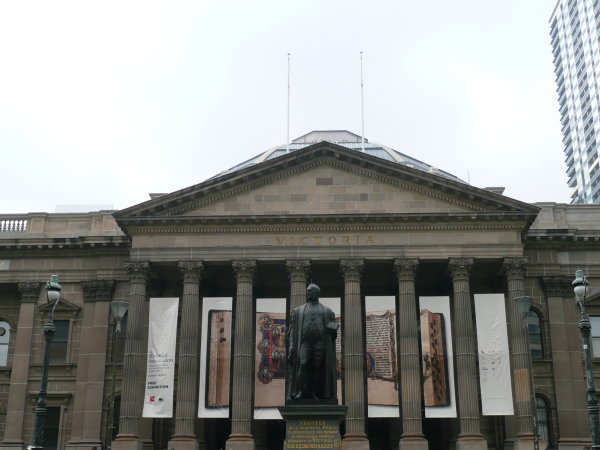
#> input picture Phase1/Data/Train/Set1/1.jpg, 600 x 450 px; its folder holds 3 pictures in this run
$ python Wrapper.py
#> lines starting #> are read from the running program, lines starting #| are printed output that depends on the picture; after the words box and inside, x2 and y2 are one past the last pixel; in counts of white or black regions, pixels touching at a corner belong together
### Phase1/Code/helper.py
import numpy as np
import cv2 as cv
from matplotlib import pyplot as plt
from skimage.feature import peak_local_max
import random
import argparse

def extract_features(img, x_coords, y_coords, patch_size=40):
    if len(img.shape) == 3:
        gray = cv.cvtColor(img, cv.COLOR_BGR2GRAY)
    else:
        gray = img.copy()

    features = []
    offset = patch_size // 2
    # Padding to account for corners
    padded_img = cv.copyMakeBorder(gray, offset, offset, offset, offset, cv.BORDER_REFLECT)

    for x, y in zip(x_coords, y_coords):
        # Shift coords from padding
        padded_x, padded_y = int(x) + offset, int(y) + offset

        # Take a patch of size 40x40 centered around the keypoint
        patch = padded_img[padded_y - offset : padded_y + offset, padded_x - offset : padded_x + offset]

        # Apply Gaussian blur
        blurred = cv.GaussianBlur(patch, (5, 5), 0)

        # Sub-sample the blurred output to 8x8
        sub_sampled = cv.resize(blurred, (8, 8), interpolation=cv.INTER_AREA)

        # Reshape to obtain a 64x1 vector
        vector = sub_sampled.flatten()

        #  Standardize the vector (zero mean, variance of 1)
        mean = np.mean(vector)
        std = np.std(vector)

        if std == 0:
            std = 1e-5

        standardized_vector = (vector - mean) / std

        features.append(standardized_vector)

    return np.array(features)

def apply_anms(corner_img, N_best):
    # Find all local maxima using peak_local_max
    coordinates = peak_local_max(corner_img, min_distance=1, threshold_rel=0.01)

    # (x,y)coordinates of local maxima
    y_coords = coordinates[:, 0]
    x_coords = coordinates[:, 1]
    scores = corner_img[y_coords, x_coords]

    N_strong = len(scores)

    # Initialize r_i = infinity for i = [1 : N_strong]
    r = np.full(N_strong, np.inf)

    for i in range(N_strong):
        better_points_idx = np.where(scores > scores[i])[0]

        if len(better_points_idx) > 0:
            dx = x_coords[better_points_idx] - x_coords[i]
            dy = y_coords[better_points_idx] - y_coords[i]
            ed = dx**2 + dy**2
            r[i] = np.min(ed)

    best_indices = np.argsort(r)[::-1][:N_best]
    best_x = x_coords[best_indices]
    best_y = y_coords[best_indices]

    return best_x, best_y

def match_features(features1, features2, x1, y1, x2, y2, ratio_thresh=0.8):
    matches = []

    cv_kp1 = [cv.KeyPoint(float(x), float(y), 1) for x, y in zip(x1, y1)]
    cv_kp2 = [cv.KeyPoint(float(x), float(y), 1) for x, y in zip(x2, y2)]

    for i in range(len(features1)):
        diff = features1[i] - features2

        # Calculate SSD for this single point against all points in Image 2
        distances = np.sum(diff ** 2, axis=1)

        # Get the indices of the sorted distances (lowest to highest)
        sorted_indices = np.argsort(distances)

        best_idx = sorted_indices[0]
        second_best_idx = sorted_indices[1]

        best_dist = distances[best_idx]
        second_best_dist = distances[second_best_idx]

        # Take the ratio of best match to second best match
        if (best_dist / (second_best_dist + 1e-5)) < ratio_thresh:
            match = cv.DMatch(_queryIdx=i, _trainIdx=best_idx, _distance=best_dist)
            matches.append(match)

    return cv_kp1, cv_kp2, matches


def apply_ransac(matches, kp1, kp2, N_max=2000, tau=5.0):
    """
    RANSAC algorithm to estimate robust homography and reject outliers.
    """
    # Extract coordinates from the DMatch objects
    src_pts = np.float32([kp1[m.queryIdx].pt for m in matches])
    dst_pts = np.float32([kp2[m.trainIdx].pt for m in matches])

    num_matches = len(matches)
    max_inliers = 0
    best_inliers_idx = []

    src_pts_homogeneous = np.column_stack((src_pts, np.ones(num_matches)))

    for i in range(N_max):
        # Select four feature pairs at random
        idx = random.sample(range(num_matches), 4)
        p1 = src_pts[idx]
        p2 = dst_pts[idx]

        # Compute homography H between the previously picked point pairs
        H = cv.getPerspectiveTransform(p1, p2)

        # Compute Sum of Squared Differences (SSD)
        transformed_pts = np.dot(H, src_pts_homogeneous.T).T

        epsilon = 1e-8
        transformed_x = transformed_pts[:, 0] / (transformed_pts[:, 2] + epsilon)
        transformed_y = transformed_pts[:, 1] / (transformed_pts[:, 2] + epsilon)
        transformed_pts_2d = np.column_stack((transformed_x, transformed_y))

        ssd = np.sum((dst_pts - transformed_pts_2d) ** 2, axis=1)

        # Compute inliers where SSD < tau
        inlier_idx = np.where(ssd < tau)[0]

        # Keep largest set of inliers
        if len(inlier_idx) > max_inliers:
            max_inliers = len(inlier_idx)
            best_inliers_idx = inlier_idx

    #  Re-compute least-squares H estimate on all of the inliers
    best_src_pts = src_pts[best_inliers_idx]
    best_dst_pts = dst_pts[best_inliers_idx]
    final_H, _ = cv.findHomography(best_src_pts, best_dst_pts, 0)
    inlier_matches = [matches[i] for i in best_inliers_idx]

    return final_H, inlier_matches

def cylindrical_warp(img, focal_length):
    h, w = img.shape[:2]
    x_c = w / 2.0
    y_c = h / 2.0

    x_cyl, y_cyl = np.meshgrid(np.arange(w), np.arange(h))

    theta = (x_cyl - x_c) / focal_length

    # Inverse mapping
    x_flat = focal_length * np.tan(theta) + x_c
    y_flat = (y_cyl - y_c) / np.cos(theta) + y_c

    map_x = x_flat.astype(np.float32)
    map_y = y_flat.astype(np.float32)

    # remap
    warped_img = cv.remap(img, map_x, map_y, interpolation=cv.INTER_LINEAR, borderMode=cv.BORDER_CONSTANT)

    return warped_img

### Phase1/Code/Wrapper.py
#!/usr/bin/evn python

"""
CMSC733 Spring 2019: Classical and Deep Learning Approaches for
Geometric Computer Vision
Project1: MyAutoPano: Phase 1 Starter Code

Author(s):
Chahat Deep Singh (chahat@terpmail.umd.edu)
PhD Student in Computer Science,
University of Maryland, College Park

Nitin J. Sanket (nitinsan@terpmail.umd.edu)
PhD Candidate in Computer Science,
University of Maryland, College Park
"""

# Code starts here:
import os
import gc
import helper
import numpy as np
import cv2 as cv
from matplotlib import pyplot as plt
from skimage.feature import peak_local_max
import argparse
# Add any python libraries here

#

def main():
	# Add any Command Line arguments here
	Parser = argparse.ArgumentParser()
	Parser.add_argument('--imgpath', default="../Data/Train/Set1", help='Include the image path')
	Args = Parser.parse_args()
	imgpath = Args.imgpath

	"""
	Read a set of images for Panorama stitching

	"""

	files = sorted([os.path.join(imgpath, f) for f in os.listdir(imgpath)])

	images = []
	for file in files:
		img = cv.imread(file)
#> img is the input picture: shape (450, 600, 3); mean B, G, R 144.3, 147.2, 145.6

		# Resize
		max_width = 800
		if img.shape[1] > max_width:
			scale = max_width / img.shape[1]
			img = cv.resize(img, (int(img.shape[1] * scale), int(img.shape[0] * scale)))

		# Cylindrical projection
		h, w = img.shape[:2]
		f = w * 1.0
		cylindrical_img = helper.cylindrical_warp(img, f)
		images.append(cylindrical_img)
#> pass 2 of the loop in main, `for file in files:`:
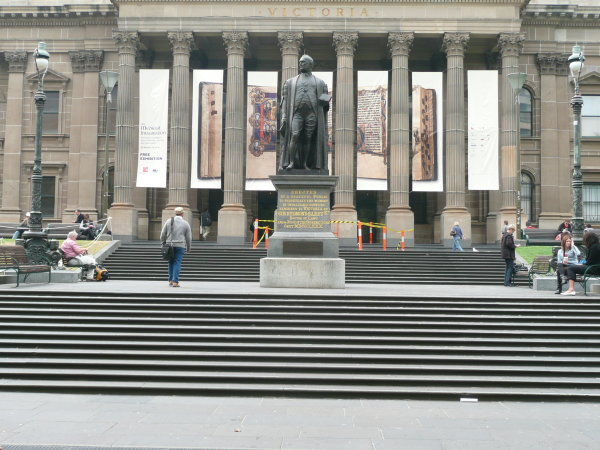
#> input picture Phase1/Data/Train/Set1/2.jpg, 600 x 450 px
#> in main, img is the input picture: shape (450, 600, 3); mean B, G, R 135.2, 141.3, 141.1
#> in cylindrical_warp (call 2), `warped_img = cv.remap(img, map_x, map_y, interpolation=cv.INTER_LINEAR..`:
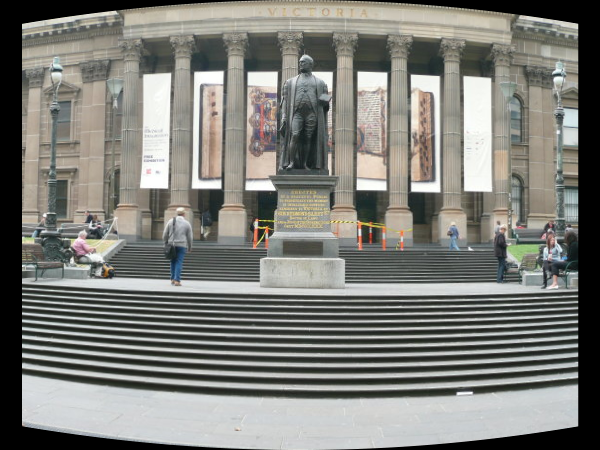
#> warped_img: shape (450, 600, 3); mean B, G, R 120.8, 126.3, 126.2
#> pass 3 of the loop in main, `for file in files:`:
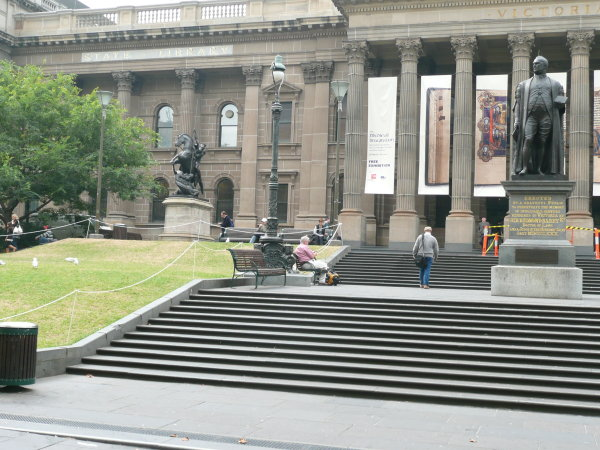
#> input picture Phase1/Data/Train/Set1/3.jpg, 600 x 450 px
#> in main, img is the input picture: shape (450, 600, 3); mean B, G, R 134.5, 145.3, 142.3
#> in cylindrical_warp (call 3), `warped_img = cv.remap(img, map_x, map_y, interpolation=cv.INTER_LINEAR..`:
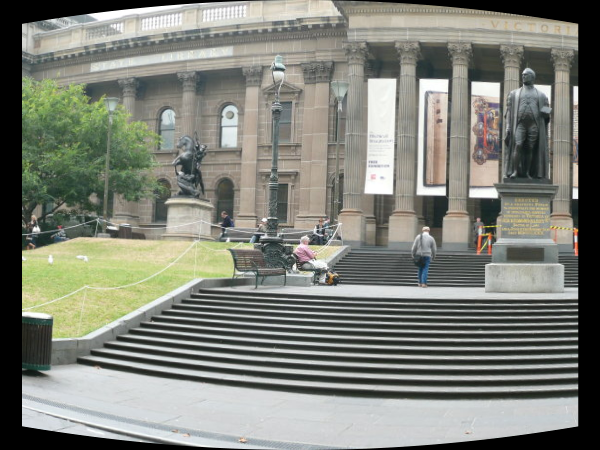
#> warped_img: shape (450, 600, 3); mean B, G, R 121, 130.3, 127.8

	C_imgs = []
	all_features = []
	all_x_best = []
	all_y_best = []
	all_matches = []
	homographies = []
	valid_image_indices = []


	# Change these parameters for feature matching.

	N_best = 3000 #2500 for dataset 2
	ratio_thresh = 0.9 #0.9 for dataset 2

	"""
	Corner Detection
	Save Corner detection output as corners.png
	"""

	for img, file in zip(images, files):
		# Detect corners
		gray = cv.cvtColor(img, cv.COLOR_BGR2GRAY)
		gray = np.float32(gray)
		dst = cv.cornerHarris(gray, blockSize=2, ksize=3, k=0.04)
		dst = cv.dilate(dst, None)
		C_imgs.append(dst)

		img_corners = img.copy()
		img_corners[dst > 0.01 * dst.max()] = [0, 0, 255]

		# Save image
		filename = os.path.basename(file)
		save_path = os.path.join("../Output", f"corners_{filename}")
		cv.imwrite(save_path, img_corners)
#> this loop made 3 passes
#> file on passes 1 to 3: '../Data/Train/Set1/1.jpg', '../Data/Train/Set1/2.jpg', '../Data/Train/Set1/3.jpg'
#> pass 1, in main, `dst = cv.dilate(dst, None)`:
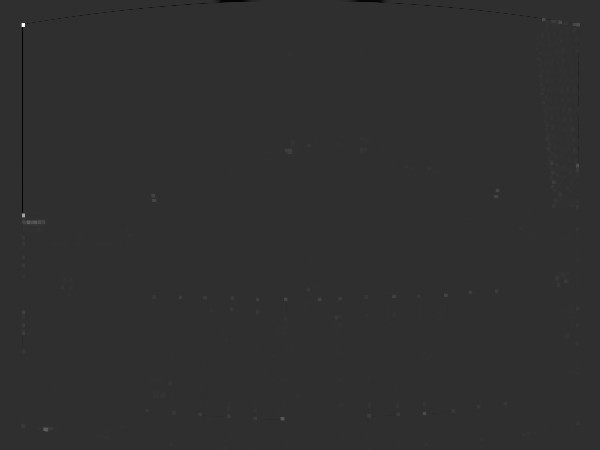
#> dst: shape (450, 600) float32; min -42282504, max 183793904, mean 29627.5; drawn with min black and max white
#> after the loop, C_imgs = 3 items

	"""
	Perform ANMS: Adaptive Non-Maximal Suppression
	Save ANMS output as anms.png
	"""
	"""
	Feature Descriptors
	Save Feature Descriptor output as FD.png
	"""

	# Running ANMS and extracting features
	for img, dst, file in zip(images, C_imgs, files):

		best_x, best_y = helper.apply_anms(dst, N_best)

		features = helper.extract_features(img, best_x, best_y)

		all_features.append(features)
		all_x_best.append(best_x)
		all_y_best.append(best_y)

		# Draw the points
		img_anms = img.copy()
		for x, y in zip(best_x, best_y):
		    cv.circle(img_anms, (x, y), radius=2, color=(0, 255, 0), thickness=-1)

		# Save ANMS image
		filename = os.path.basename(file)
		save_path = os.path.join("../Output", f"anms_{filename}")
		cv.imwrite(save_path, img_anms)
#> this loop made 3 passes
#> (file, N_strong in apply_anms) on passes 1 to 3: ('../Data/Train/Set1/1.jpg', 1714), ('../Data/Train/Set1/2.jpg', 4541), ('../Data/Train/Set1/3.jpg', 3746)
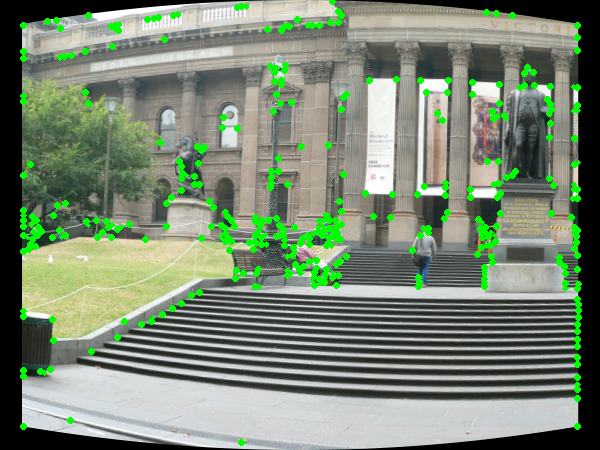
#> img_anms: shape (450, 600, 3); mean B, G, R 115.3, 136.3, 121.9
#> after the loop, all_features = 3 items; all_x_best = 3 items; all_y_best = 3 items

	"""
	Feature Matching + RANSAC, Estimate Homography
	Save Feature Matching output as matching.png
	"""

	MIN_INLIERS = 60
	anchor_idx = 0

	for next_idx in range(1, len(images)):
		f1, f2 = all_features[anchor_idx], all_features[next_idx]
		x1, y1 = all_x_best[anchor_idx], all_y_best[anchor_idx]
		x2, y2 = all_x_best[next_idx], all_y_best[next_idx]

		# Perform matching
		kp1, kp2, good_matches = helper.match_features(f1, f2, x1, y1, x2, y2, ratio_thresh=ratio_thresh)
		print(len(good_matches))

		H, inlier_matches = (None, [])

		if len(good_matches) >= MIN_INLIERS:
			H, inlier_matches = helper.apply_ransac(good_matches, kp1, kp2, N_max=4000, tau=2.0)

		if len(inlier_matches) < MIN_INLIERS:
			print(f"Skipping Image {next_idx}. Not enough inliers {len(inlier_matches)}")

			if len(valid_image_indices) == 0:
				anchor_idx = next_idx

			continue

		if len(valid_image_indices) == 0:
			valid_image_indices.append(anchor_idx)

		valid_image_indices.append(next_idx)
		homographies.append(H)
		all_matches.append((kp1, kp2, good_matches))

		img1, img2 = images[anchor_idx], images[next_idx]
		match_img = cv.drawMatches(
			img1, kp1,
			img2, kp2,
			good_matches,
			None,
			flags=cv.DrawMatchesFlags_NOT_DRAW_SINGLE_POINTS
		)

		ransac_img = cv.drawMatches(
			img1, kp1,
			img2, kp2,
			inlier_matches,
			None,
			flags=cv.DrawMatchesFlags_NOT_DRAW_SINGLE_POINTS
		)

		save_path = os.path.join("../Output", f"ransac_{anchor_idx}_to_{next_idx}.png")
		cv.imwrite(save_path, ransac_img)
		save_path = os.path.join("../Output", f"matching_{anchor_idx}_to_{next_idx}.png")
		cv.imwrite(save_path, match_img)

		anchor_idx = next_idx
#> this loop made 2 passes
#> (good_matches, num_matches in apply_ransac, inlier_matches) on passes 1 to 2: (299 matches, 299, 95 matches), (880 matches, 880, 508 matches)
#> (printed output is left out)
#> pass 1, in main, `ransac_img = cv.drawMatches( img1, kp1, img2, kp2, inlier_matches, Non..`:
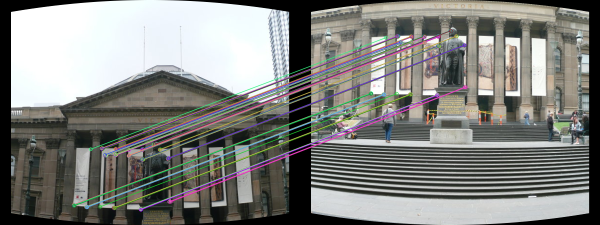
#> ransac_img: shape (450, 1200, 3) (shown at 1/2 size); mean B, G, R 126.3, 130.1, 129.2
#> after the loop, all_matches = 2 items; homographies = [[[1.16, 0.0978, -47.51], [-0.0165, 1.17, -263.7], [6.81e-05, 0.000351, 1]], [[1.16, 0.000106, 215.7], [0.0722, 1.05, -6.25], [0.000284, -1.17e-05, 1]]]; valid_image_indices = [0, 1, 2]

	images = [images[idx] for idx in valid_image_indices]
#> images = 3 items

	"""
	Image Warping + Blending
	Save Panorama output as mypano.png
	"""

	# Determine the middle image
	num_images = len(images)
#> num_images = 3
	ref_idx = num_images // 2
#> ref_idx = 1

	H_global = [None] * num_images
#> H_global = 3 items
	H_global[ref_idx] = np.eye(3)

	for i in range(ref_idx, num_images - 1):
		H_inv = np.linalg.inv(homographies[i])
		H_global[i+1] = H_global[i].dot(H_inv)

	for i in range(ref_idx - 1, -1, -1):
		H_global[i] = H_global[i+1].dot(homographies[i])
#> after the loop, H_global = [[[1.16, 0.0978, -47.51], [-0.0165, 1.17, -263.7], [6.81e-05, 0.000351, 1]], [[1, 0, 0], [0, 1, 0], [0, 0, 1]], [[0.906, -0.00228, -195.5], [-0.064, 0.955, 19.79], [-0.000258, 1.18e-05, 1.06]]]

	num_linked_images = len(H_global)
#> num_linked_images = 3

	if num_linked_images < 2:
		print("Error: Not enough images were successfully matched to create a panorama.")
		return

	# Find the global bounding box for the new canvas
	x_min_global, y_min_global = np.inf, np.inf
	x_max_global, y_max_global = -np.inf, -np.inf

	for i in range(num_linked_images):
		h, w = images[i].shape[:2]
		corners = np.float32([[0, 0], [0, h], [w, h], [w, 0]]).reshape(-1, 1, 2)
		transformed_corners = cv.perspectiveTransform(corners, H_global[i])

		# Use floor and ceil to ensure we don't truncate fractional pixel boundaries
		x_min = np.floor(transformed_corners[:, 0, 0].min())
		y_min = np.floor(transformed_corners[:, 0, 1].min())
		x_max = np.ceil(transformed_corners[:, 0, 0].max())
		y_max = np.ceil(transformed_corners[:, 0, 1].max())

		x_min_global = min(x_min_global, x_min)
		y_min_global = min(y_min_global, y_min)
		x_max_global = max(x_max_global, x_max)
		y_max_global = max(y_max_global, y_max)
#> this loop made 3 passes
#> (x_min, y_min, x_max, y_max, x_min_global, y_max_global) on passes 1, 3: (-48, -264, 621, 228, -48, 228), (-186, -21, 387, 454, -186, 454)

	# Convert to integers for canvas creation
	x_min_global = int(x_min_global)
	y_min_global = int(y_min_global)
	x_max_global = int(x_max_global)
	y_max_global = int(y_max_global)

	canvas_w = x_max_global - x_min_global
#> canvas_w = 807
	canvas_h = y_max_global - y_min_global
#> canvas_h = 718


	# Check if final dimension too large
	MAX_DIMENSION = 15000
	if canvas_w > MAX_DIMENSION or canvas_h > MAX_DIMENSION or canvas_w <= 0 or canvas_h <= 0:
		canvas_w = min(max(canvas_w, 1), MAX_DIMENSION)
		canvas_h = min(max(canvas_h, 1), MAX_DIMENSION)

	# Global translation matrix
	translation_dist = [-x_min_global, -y_min_global]
#> translation_dist = [186, 264]
	H_translation = np.array([[1, 0, translation_dist[0]],
								[0, 1, translation_dist[1]],
								[0, 0, 1]], dtype=np.float64)
#> H_translation = [[1, 0, 186], [0, 1, 264], [0, 0, 1]]

	output_pano = np.zeros((canvas_h, canvas_w, 3), dtype=images[0].dtype)

	global_mask = np.zeros((canvas_h, canvas_w), dtype=bool)

	# Warp and blend using Distance Transform

	# output_pano_float needs 3 channels for BGR
	output_pano_float = np.zeros((canvas_h, canvas_w, 3), dtype=np.float32)
	weight_pano = np.zeros((canvas_h, canvas_w, 1), dtype=np.float32)

	for i in range(num_linked_images):
		H_final = H_translation.dot(H_global[i])
		warped_img = cv.warpPerspective(images[i], H_final, (canvas_w, canvas_h))

		gray_warped = cv.cvtColor(warped_img, cv.COLOR_BGR2GRAY)
		_, binary_mask = cv.threshold(gray_warped, 0, 255, cv.THRESH_BINARY)

		dist_transform = cv.distanceTransform(binary_mask, cv.DIST_L2, 3)

		max_dist = dist_transform.max()
		if max_dist > 0:
			dist_transform = dist_transform / max_dist

		# Reshape to (H, W, 1) to use NumPy broadcasting instead of cv.merge
		alpha_mask = dist_transform[:, :, np.newaxis].astype(np.float32)
		output_pano_float += warped_img.astype(np.float32) * alpha_mask
		weight_pano += alpha_mask

		# Force garbage collection
		del warped_img, gray_warped, binary_mask, dist_transform, alpha_mask
		gc.collect()
#> this loop made 3 passes
#> max_dist on passes 1, 3: 244.3, 212
#> pass 1, in main, `_, binary_mask = cv.threshold(gray_warped, 0, 255, cv.THRESH_BINARY)`:
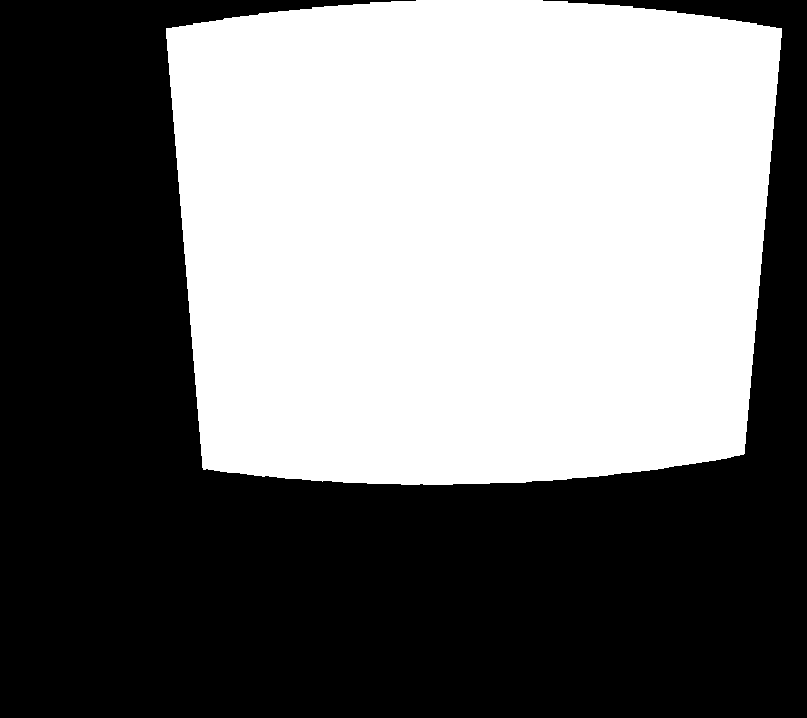
#> binary_mask: shape (718, 807); 46.8% white; 1 white region, box (x1, y1, x2, y2) and area: (166, 0, 782, 485) 271027
#> pass 1, in main, `dist_transform = cv.distanceTransform(binary_mask, cv.DIST_L2, 3)`:
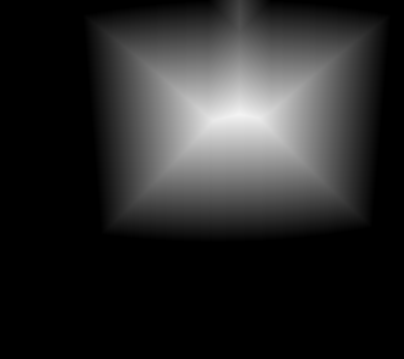
#> dist_transform: shape (718, 807) float32 (shown at 1/2 size); min 0, max 244.3, mean 40.2

	# Avoid division by zero in empty areas
	weight_pano[weight_pano == 0] = 1.0
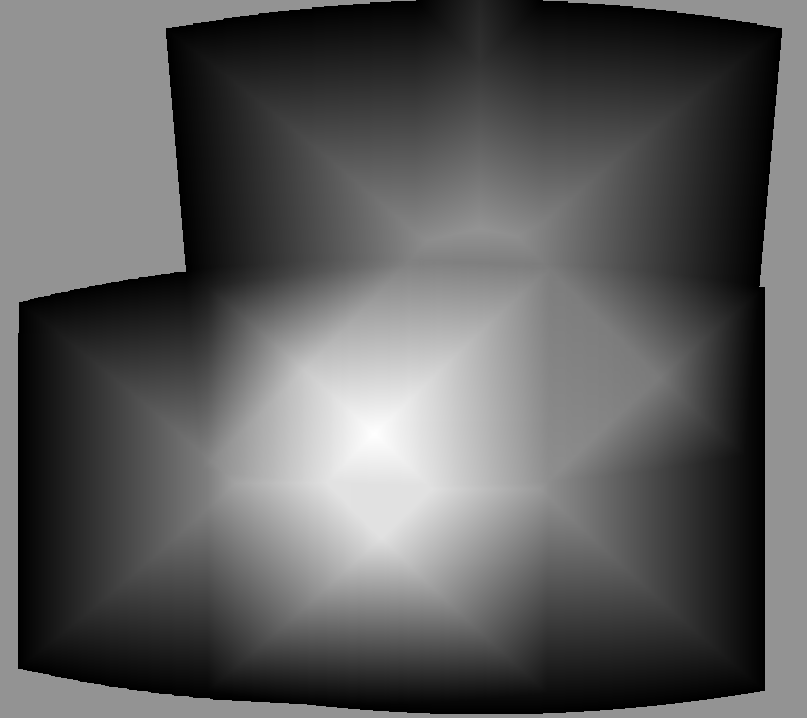
#> weight_pano: shape (718, 807, 1) float32; min 0.00391, max 1.72, mean 0.64; drawn with min black and max white

	# The 1-channel weight_pano broadcasts perfectly across the 3-channel output array
	output_pano_float /= weight_pano
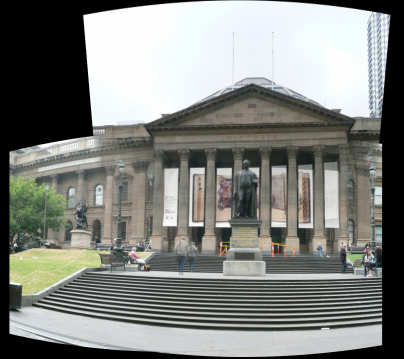
#> output_pano_float: shape (718, 807, 3) float32 (shown at 1/2 size); mean of channels 0, 1, 2 127, 131.4, 129.2; drawn with min black and max white

	output_pano = np.clip(output_pano_float, 0, 255).astype(np.uint8)

	# Free up the massive float arrays before saving
	del output_pano_float, weight_pano
	gc.collect()

	cv.imwrite(os.path.join("../Output", "mypano.png"), output_pano)


if __name__ == '__main__':
    main()
